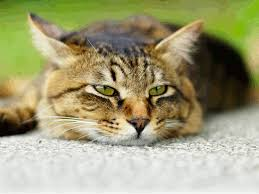
#> input picture SSS_IPPR/SSS_IPPR/4.jpg, 259 x 194 px
$ python 4.py   (older library calls are emulated)
#> lines starting #> are read from the running program, lines starting #| are printed output that depends on the picture; after the words box and inside, x2 and y2 are one past the last pixel; in counts of white or black regions, pixels touching at a corner belong together
#> further down, rgb_image is the input picture: shape (194, 259, 3); mean B, G, R 120.4, 157.8, 160.7
import cv2
import numpy as np

def edge_detection_sobel(rgb_image):
    # Convert the image to grayscale
    gray_image = cv2.cvtColor(rgb_image, cv2.COLOR_RGB2GRAY)
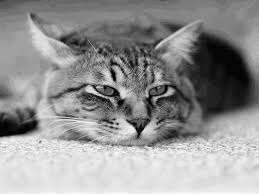
#> gray_image: shape (194, 259); min 0, max 254, mean 146.9

    # Apply Sobel operator in x and y directions
    sobel_x = cv2.Sobel(gray_image, cv2.CV_64F, 1, 0, ksize=3)
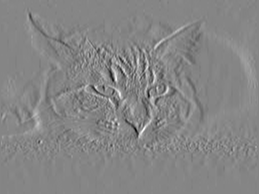
#> sobel_x: shape (194, 259) float64; min -788, max 717, mean 0.7; drawn with min black and max white
    sobel_y = cv2.Sobel(gray_image, cv2.CV_64F, 0, 1, ksize=3)
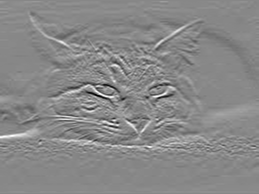
#> sobel_y: shape (194, 259) float64; min -728, max 641, mean 5.5; drawn with min black and max white

    # Combine the results
    sobel_combined = cv2.addWeighted(cv2.convertScaleAbs(sobel_x), 0.5,
                                     cv2.convertScaleAbs(sobel_y), 0.5, 0)
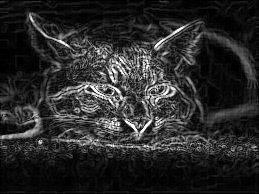
#> sobel_combined: shape (194, 259); min 0, max 255, mean 41.4

    # Apply threshold to get a binary image
    _, binary_image = cv2.threshold(sobel_combined, 50, 255, cv2.THRESH_BINARY)
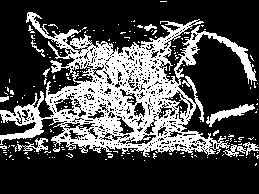
#> binary_image: shape (194, 259); 28.6% white; 188 white regions (178 under 20 px), largest, box (x1, y1, x2, y2) and area: (0, 12, 257, 157) 12861, (206, 104, 255, 127) 352, (223, 142, 259, 157) 201

    # Invert the binary image
    segmented_image = cv2.bitwise_not(binary_image)

    return segmented_image

# Read the input RGB image (replace 'input_rgb_image.jpg' with your image file)
rgb_image = cv2.imread("4.jpg")

# Perform edge detection using Sobel operator
segmented_image = edge_detection_sobel(rgb_image)

# Display the segmented image
cv2.imshow("Segmented Image", segmented_image)
cv2.waitKey(0)
cv2.destroyAllWindows()

# Save the segmented image (replace 'output_segmented_image.jpg' with desired output filename)
cv2.imwrite("4output.jpg", segmented_image)

$ run again, with SSS_IPPR/SSS_IPPR/10.jpg copied over SSS_IPPR/SSS_IPPR/4.jpg
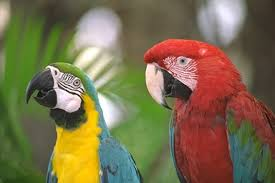
#> input picture SSS_IPPR/SSS_IPPR/10.jpg, 275 x 183 px
#> rgb_image is the input picture: shape (183, 275, 3); mean B, G, R 76.3, 109.9, 121.9
#> in edge_detection_sobel, `sobel_y = cv2.Sobel(gray_image, cv2.CV_64F, 0, 1, ksize=3)`:
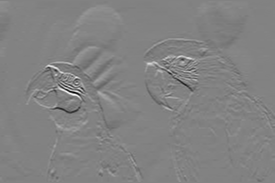
#> sobel_y: shape (183, 275) float64; min -900, max 858, mean -0.4; drawn with min black and max white
#> in edge_detection_sobel, `_, binary_image = cv2.threshold(sobel_combined, 50, 255, cv2.THRESH_BI..`:
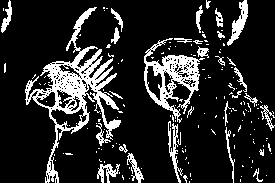
#> binary_image: shape (183, 275); 16% white; 167 white regions (136 under 20 px), largest, box (x1, y1, x2, y2) and area: (25, 7, 121, 183) 3532, (144, 38, 205, 123) 1623, (227, 0, 248, 46) 355
